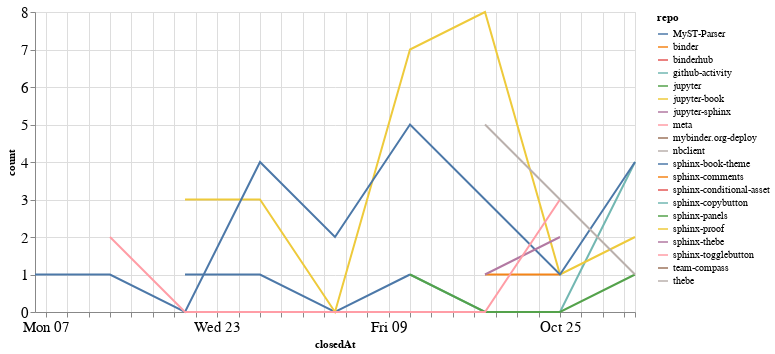

Here is the notebook cell this chart was saved with:
### Code cell
closed_by_time = closed_by.groupby('repo').resample('W', on='closedAt').count()['author'].reset_index()
closed_by_time = closed_by_time.rename(columns={'author': 'count'})

alt.Chart(closed_by_time, width=600).mark_line().encode(
    x='closedAt',
    y='count',
    color='repo',
    tooltip="repo"
)

### Figure 1 — Vega-Lite specification as saved in the notebook (floating-point values rounded to 4 significant figures)
{"config": {"axisLeft": {"labelFontSize": 15}, "axisBottom": {"labelFontSize": 15}}, "data": {"name": "data-a4ddcdf9e85384133d126c52c4b78c35"}, "mark": "line", "encoding": {"color": {"type": "nominal", "field": "repo"}, "tooltip": {"type": "nominal", "field": "repo"}, "x": {"type": "temporal", "field": "closedAt"}, "y": {"type": "quantitative", "field": "count"}}, "width": 600, "$schema": "https://vega.github.io/schema/vega-lite/v4.8.1.json", "datasets": {"data-a4ddcdf9e85384133d126c52c4b78c35": [{"repo": "MyST-Parser", "closedAt": "2020-09-20T00:00:00", "count": 1}, {"repo": "MyST-Parser", "closedAt": "2020-09-27T00:00:00", "count": 1}, {"repo": "MyST-Parser", "closedAt": "2020-10-04T00:00:00", "count": 0}, {"repo": "MyST-Parser", "closedAt": "2020-10-11T00:00:00", "count": 1}, {"repo": "binder", "closedAt": "2020-10-18T00:00:00", "count": 1}, {"repo": "binder", "closedAt": "2020-10-25T00:00:00", "count": 1}, {"repo": "binderhub", "closedAt": "2020-11-01T00:00:00", "count": 1}, {"repo": "github-activity", "closedAt": "2020-10-11T00:00:00", "count": 1}, {"repo": "github-activity", "closedAt": "2020-10-18T00:00:00", "count": 0}, {"repo": "github-activity", "closedAt": "2020-10-25T00:00:00", "count": 0}, {"repo": "github-activity", "closedAt": "2020-11-01T00:00:00", "count": 4}, {"repo": "jupyter", "closedAt": "2020-10-11T00:00:00", "count": 1}, {"repo": "jupyter", "closedAt": "2020-10-18T00:00:00", "count": 0}, {"repo": "jupyter", "closedAt": "2020-10-25T00:00:00", "count": 0}, {"repo": "jupyter", "closedAt": "2020-11-01T00:00:00", "count": 1}, {"repo": "jupyter-book", "closedAt": "2020-09-20T00:00:00", "count": 3}, {"repo": "jupyter-book", "closedAt": "2020-09-27T00:00:00", "count": 3}, {"repo": "jupyter-book", "closedAt": "2020-10-04T00:00:00", "count": 0}, {"repo": "jupyter-book", "closedAt": "2020-10-11T00:00:00", "count": 7}, {"repo": "jupyter-book", "closedAt": "2020-10-18T00:00:00", "count": 8}, {"repo": "jupyter-book", "closedAt": "2020-10-25T00:00:00", "count": 1}, {"repo": "jupyter-book", "closedAt": "2020-11-01T00:00:00", "count": 2}, {"repo": "jupyter-sphinx", "closedAt": "2020-09-27T00:00:00", "count": 1}, {"repo": "meta", "closedAt": "2020-09-13T00:00:00", "count": 2}, {"repo": "mybinder.org-deploy", "closedAt": "2020-10-18T00:00:00", "count": 1}, {"repo": "nbclient", "closedAt": "2020-09-13T00:00:00", "count": 1}, {"repo": "sphinx-book-theme", "closedAt": "2020-09-06T00:00:00", "count": 1}, {"repo": "sphinx-book-theme", "closedAt": "2020-09-13T00:00:00", "count": 1}, {"repo": "sphinx-book-theme", "closedAt": "2020-09-20T00:00:00", "count": 0}, {"repo": "sphinx-book-theme", "closedAt": "2020-09-27T00:00:00", "count": 4}, {"repo": "sphinx-book-theme", "closedAt": "2020-10-04T00:00:00", "count": 2}, {"repo": "sphinx-book-theme", "closedAt": "2020-10-11T00:00:00", "count": 5}, {"repo": "sphinx-book-theme", "closedAt": "2020-10-18T00:00:00", "count": 3}, {"repo": "sphinx-book-theme", "closedAt": "2020-10-25T00:00:00", "count": 1}, {"repo": "sphinx-book-theme", "closedAt": "2020-11-01T00:00:00", "count": 4}, {"repo": "sphinx-comments", "closedAt": "2020-09-27T00:00:00", "count": 1}, {"repo": "sphinx-conditional-asset", "closedAt": "2020-10-25T00:00:00", "count": 2}, {"repo": "sphinx-copybutton", "closedAt": "2020-09-27T00:00:00", "count": 1}, {"repo": "sphinx-panels", "closedAt": "2020-10-18T00:00:00", "count": 1}, {"repo": "sphinx-proof", "closedAt": "2020-09-27T00:00:00", "count": 1}, {"repo": "sphinx-thebe", "closedAt": "2020-10-18T00:00:00", "count": 1}, {"repo": "sphinx-thebe", "closedAt": "2020-10-25T00:00:00", "count": 2}, {"repo": "sphinx-togglebutton", "closedAt": "2020-09-13T00:00:00", "count": 2}, {"repo": "sphinx-togglebutton", "closedAt": "2020-09-20T00:00:00", "count": 0}, {"repo": "sphinx-togglebutton", "closedAt": "2020-09-27T00:00:00", "count": 0}, {"repo": "sphinx-togglebutton", "closedAt": "2020-10-04T00:00:00", "count": 0}, {"repo": "sphinx-togglebutton", "closedAt": "2020-10-11T00:00:00", "count": 0}, {"repo": "sphinx-togglebutton", "closedAt": "2020-10-18T00:00:00", "count": 0}, {"repo": "sphinx-togglebutton", "closedAt": "2020-10-25T00:00:00", "count": 3}, {"repo": "team-compass", "closedAt": "2020-10-11T00:00:00", "count": 1}, {"repo": "thebe", "closedAt": "2020-10-18T00:00:00", "count": 5}, {"repo": "thebe", "closedAt": "2020-10-25T00:00:00", "count": 3}, {"repo": "thebe", "closedAt": "2020-11-01T00:00:00", "count": 1}]}}
